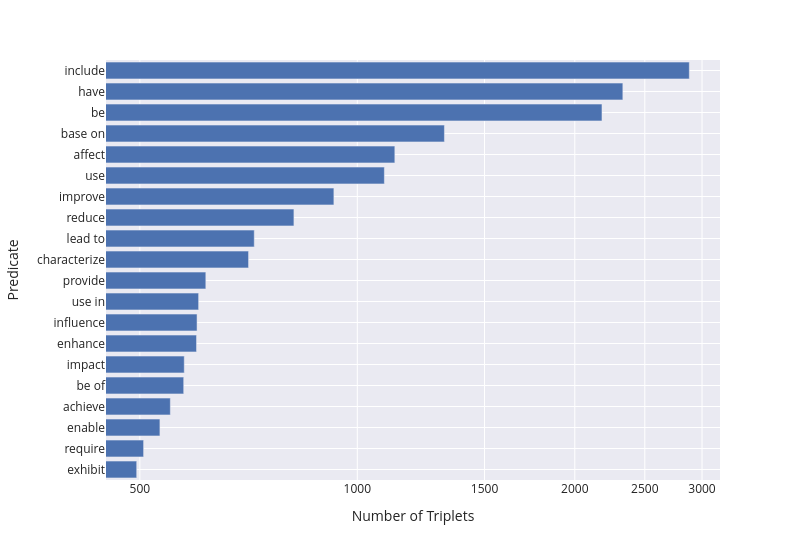

Here is the notebook cell this chart was saved with:
### Code cell
fig = px.bar(
    data_frame = relation_level.sort_values(by = "number-of-triples", ascending = False).reset_index()[:20][::-1],
    y = "predicate",
    x = "number-of-triples",
    width = 800,
    log_x=True
)
fig.update_layout(xaxis_title = 'Number of Triplets', yaxis_title = "Predicate")
save_fig(fig, 'top_10_most_frequent_predicates.pdf')
show(fig)

### Figure 1 — Plotly figure (JSON) as saved in the notebook; plotly's stock layout.template omitted (floating-point values rounded to 4 significant figures)
{"data": [{"hovertemplate": "number-of-triples=%{x}<br>predicate=%{y}<extra></extra>", "legendgroup": "", "marker": {"color": "rgb(76,114,176)", "pattern": {"shape": ""}}, "name": "", "orientation": "h", "showlegend": false, "textposition": "auto", "type": "bar", "x": [495, 506, 533, 551, 575, 576, 599, 600, 603, 617, 707, 720, 817, 928, 1090, 1127, 1320, 2181, 2331, 2881], "xaxis": "x", "y": ["exhibit", "require", "enable", "achieve", "be of", "impact", "enhance", "influence", "use in", "provide", "characterize", "lead to", "reduce", "improve", "use", "affect", "base on", "be", "have", "include"], "yaxis": "y"}], "layout": {"barmode": "relative", "font": {"size": 12}, "legend": {"tracegroupgap": 0}, "margin": {"t": 60}, "width": 800, "xaxis": {"anchor": "y", "domain": [0, 1], "title": {"text": "Number of Triplets"}, "type": "log"}, "yaxis": {"anchor": "x", "domain": [0, 1], "title": {"text": "Predicate"}}}}
